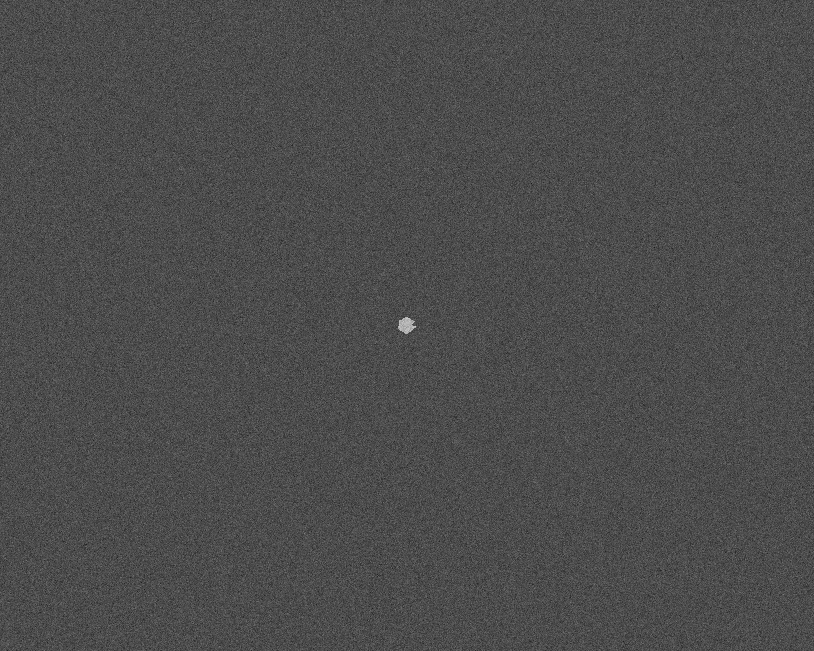
%> input picture imagens/img_prova.tif, 814 x 651 px
$ octave atividade_limiarizacao.m   (GNU Octave 9; MATLAB toolbox functions it lacks are replaced by stand-ins)
%> lines starting %> are read from the running program, lines starting %| are printed output that depends on the picture; in (x1, y1, x2, y2) boxes, pixels count from 0 and x2, y2 are one past the last pixel; in counts of white or black regions, pixels touching at a corner belong together; the program's own positions count from 1
pkg load image
clear; clc; close all;

I = imread("imagens/img_prova.tif");
%> I is the input picture: size 651x814 uint8; min 21, max 206, mean 76.1

T1 = graythresh(I);
%> T1 = 0.298
BW1 = im2bw(I, T1);
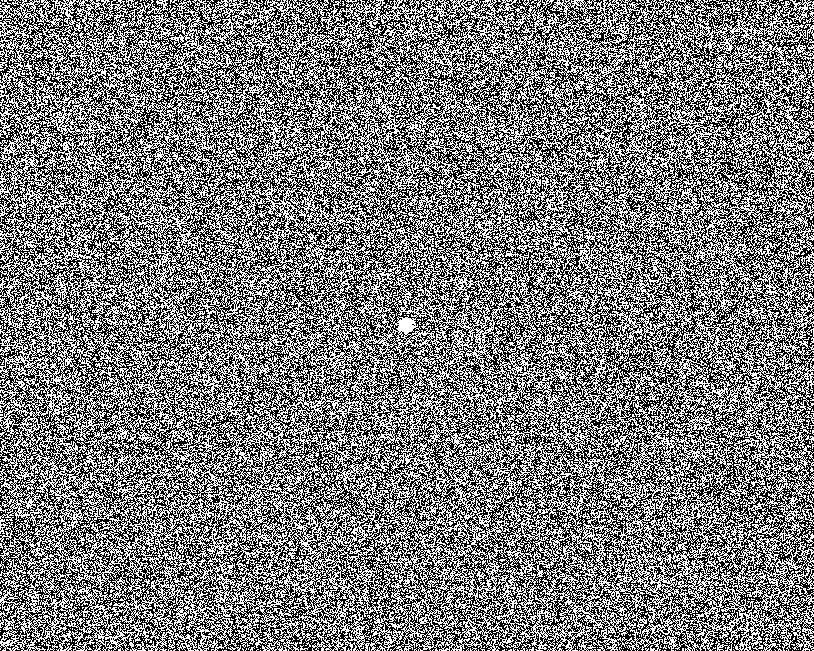
%> BW1: size 651x814 logical; 48.3% white in thin lines or dots
[counts, ~] = imhist(I);
%> counts = 256 values, max 18586 at index 77, min 0 at index 1, mean 2070
maxValueHist = max(counts);
%> maxValueHist = 18586

fig1 = figure(1);
subplot(1,3,1), imshow(I), title('Original');
subplot(1,3,2), imhist(I), ylim([0 maxValueHist]), title('Histograma original');
subplot(1,3,3), imshow(BW1), title('Segmentação direta');
%> after `title('Segmentação direta')`:
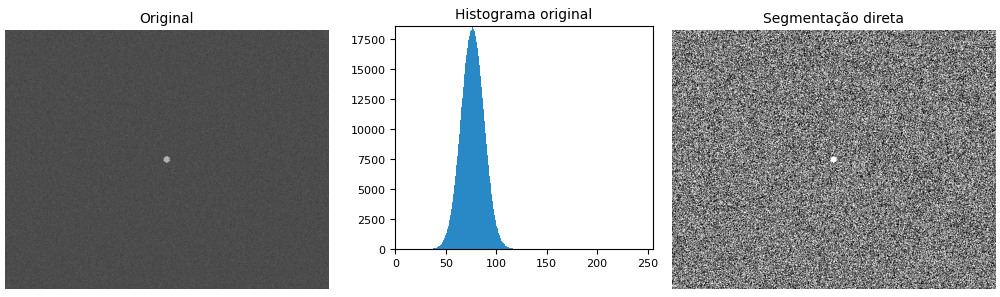
%> figure redrawn from the program's plot data, 3 panels

print(fig1, "figura_segmentacao_direta.png", "-dpng");

lapKernel = fspecial("laplacian", 0.2);
lapImage = imfilter(double(I), lapKernel, 'replicate');
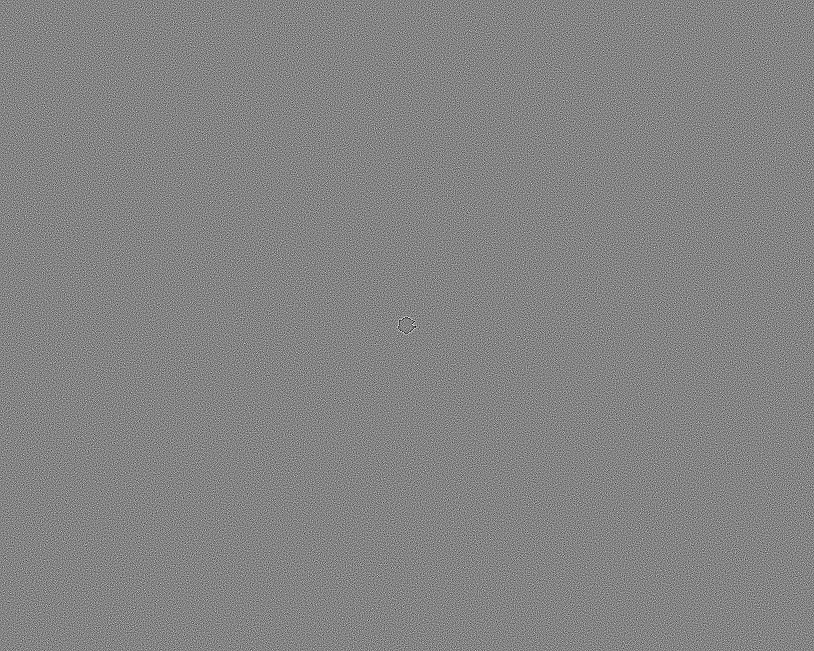
%> lapImage: size 651x814 double; min -257.8, max 238.5, mean 0; drawn with min black and max white
lapAbs = abs(lapImage);
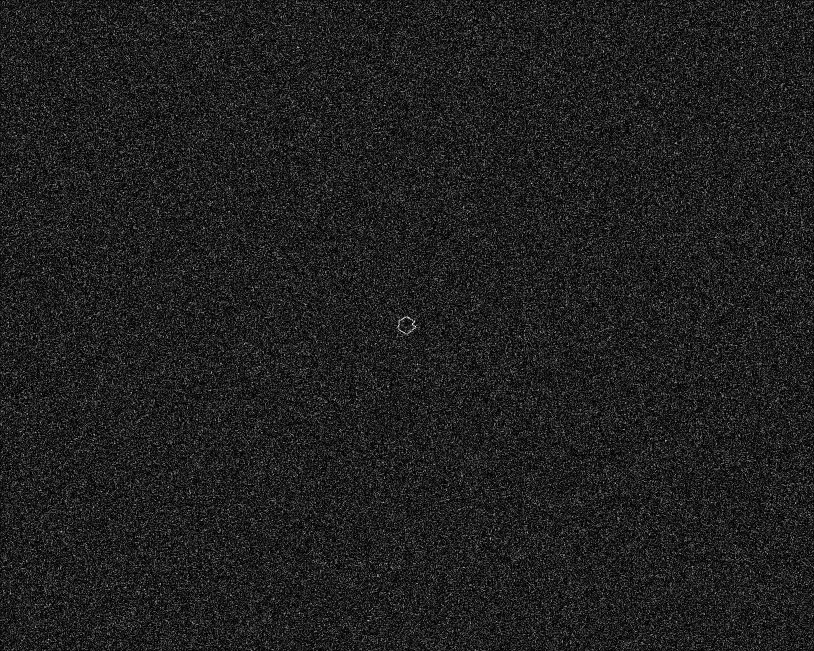
%> lapAbs: size 651x814 double; min 0, max 257.8, mean 32.8; drawn with min black and max white

T_lap = prctile(lapAbs(:), 0.0006);
%> T_lap = 0
mask = lapAbs > T_lap;
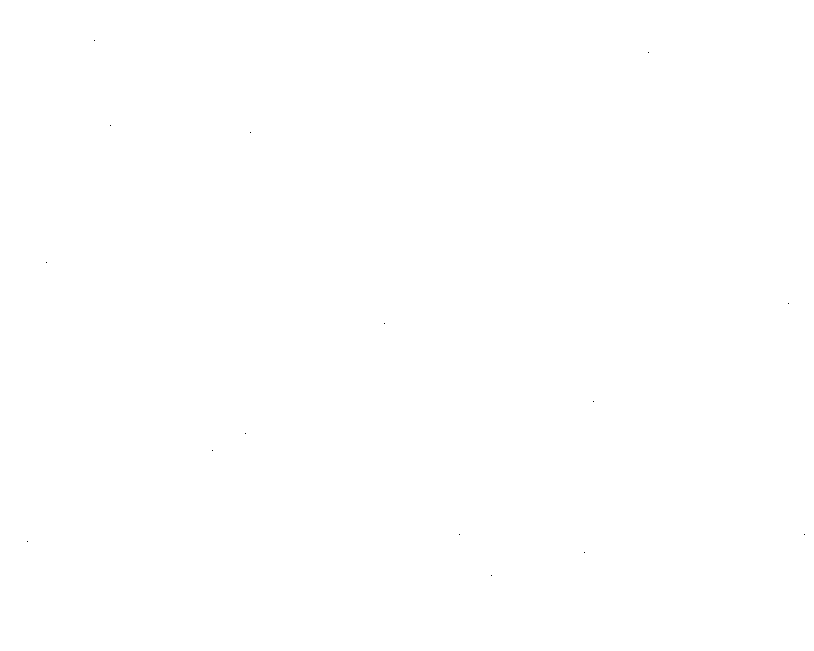
%> mask: size 651x814 logical; 100% white; black in thin lines or dots, all inside (x1, y1, x2, y2) = (27, 40, 805, 576)

img_bordas = uint8(double(I) .* mask);

nonzero_pixels = img_bordas(img_bordas > 0);
[counts_bordas, ~] = imhist(nonzero_pixels);
%> counts_bordas = 256 values, max 18584 at index 77, min 0 at index 1, mean 2069.9
maxValueHistBordas = max(counts_bordas);
%> maxValueHistBordas = 18584

T2 = graythresh(double(img_bordas));
%> T2 = 0.498
BW2 = im2bw(double(img_bordas)/255, T2);
%> BW2: size 651x814 logical; 0.04% white; 2 white regions (1 under 20 px), largest, box (x1, y1, x2, y2) and area: (398, 317, 416, 334) 200

fig2 = figure(2);
subplot(1,3,1), imshow(img_bordas), title('Imagem com bordas');
subplot(1,3,2), imhist(nonzero_pixels), ylim([0 maxValueHistBordas]), title('Histograma bordas');
subplot(1,3,3), imshow(BW2), title('Segmentação melhorada');
%> after `title('Segmentação melhorada')`:
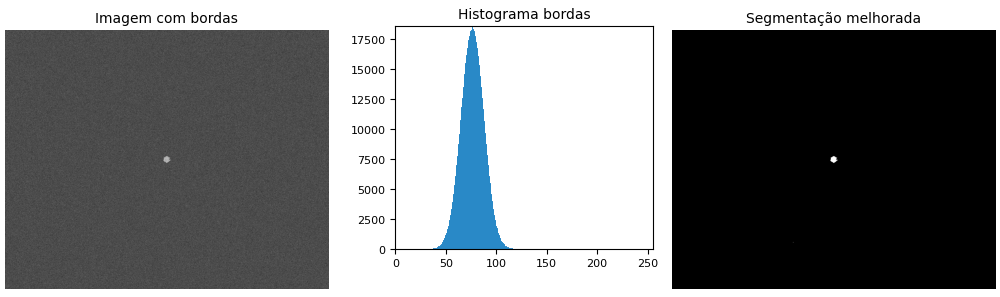
%> figure redrawn from the program's plot data, 3 panels

print(fig2, "figura_segmentacao_melhorada.png", "-dpng");

imwrite(BW2, "segmentacao_melhorada.png");
